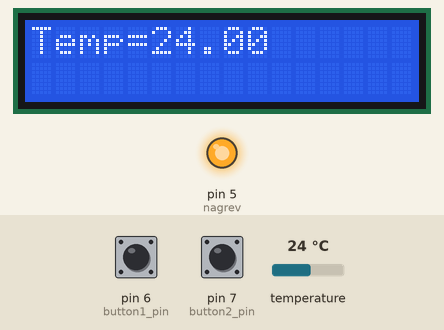
A sketch run on a simulated Arduino Uno, built with avr-gcc and run on an emulated ATmega328P. Parts: 16×2 character LCD, output pins drawn as LEDs (lit = HIGH). The inputs (shaded band) are chosen by the test bench; at power-on: temperature 24 °C, pin 7 (button2_pin) HIGH, pin 6 (button1_pin) HIGH. What the sketch prints to the serial monitor is not drawn.

Above: at 1.2 s.
1.3 s: temperature set to 12 °C
At 3.4 s:
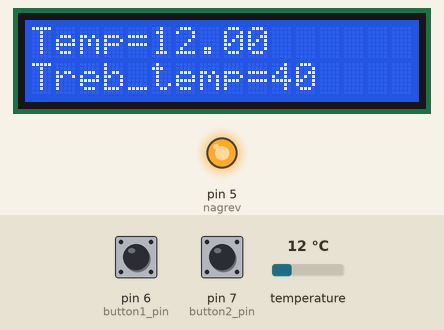
3.7 s: temperature set to 36.8 °C
At 5.6 s:
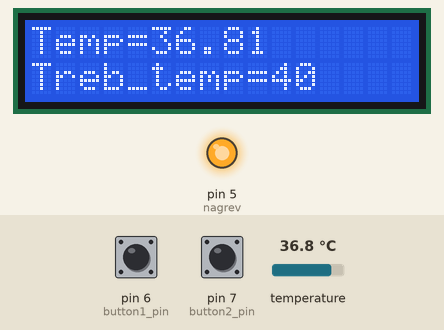
6.0 s: temperature set to 37.9 °C
At 7.7 s:
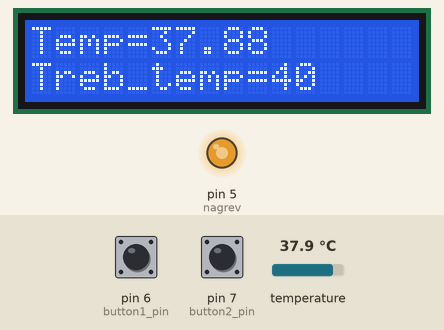
8.2 s: pin 7 (button2_pin) pulled LOW for 3.2 s
At 13.1 s:
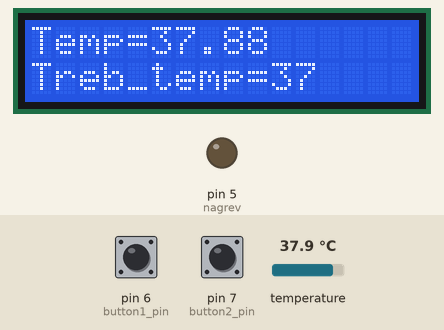
13.9 s: pin 7 (button2_pin) pulled LOW for 1.45 s
At 15.4 s:
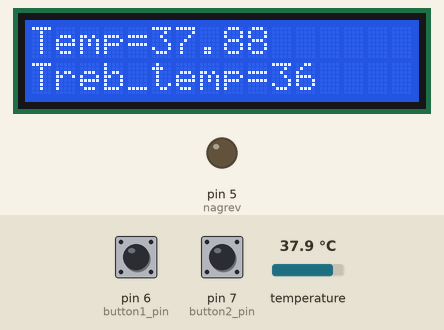
16.8 s: pin 6 (button1_pin) pulled LOW for 1.45 s
At 17.5 s:
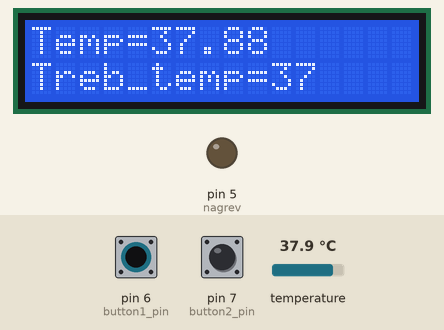
Timing chart, 0 to 20.8 s (numbered marks = the images above; inputs shaded):
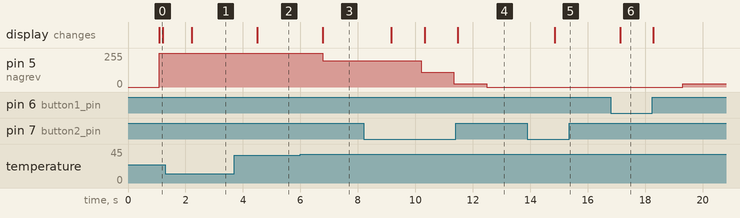

Measured:
- the behaviour switches between 37.2 and 37.3 °C on temperature (found by bisection; images 2 and 3)
- after the input at 1.3 s, the display: changes after 0.93 s (image 1)
- after the input at 3.7 s, the display: changes after 0.80 s (image 2)
- after the input at 6.0 s, pin 5 (nagrev): 255/255 → 196/255 after 0.78 s; the display: changes after 0.78 s (image 3)
- after the input at 8.2 s, pin 5 (nagrev): 196/255 → 112/255 after 2.0 s, → 25/255 1.1 s later, → 0/255 1.1 s later; the display: first changes after 0.96 s (image 4 shows a later state)
- after the input at 13.9 s, the display: changes after 0.96 s (image 5)
- after the input at 16.8 s, pin 5 (nagrev): 0/255 → 25/255 after 2.5 s; the display: changes after 0.34 s (image 6)

The sketch:

Termo_LCD_Buttons_ShIM_04.ino
```cpp
#include <OneWire.h>
#include <LiquidCrystal.h>

OneWire  ds(3);  // термодатчик подключается к пину 8
LiquidCrystal lcd(13, 12, 11, 10, 9, 8); // Указываем, к каким пинам Arduino подключены выводы дисплея: RS, E, DB4, DB5, DB6, DB7
const int nagrev = 5; // пин включения нагрева, поддерживающий ШИМ
const int button1_pin = 6;
const int button2_pin = 7; // пины кнопок установки температуры
int button1_state = 0;
int button2_state = 0;

int temp_treb=40; // требуемая температура

float Kp_baz=3; // базовый коэффициент пропорциональности
float Kp_ispr; // исправленный коэффициент пропорциональности, зависящий от температуры
float Kp_t_koef=1/30; // коэффициент для зависимости коэффициента пропорциональности от температуры

float temp_pov_baz=0.2; // базовая температура повышения относительно требуемой, чтобы держаться на требуемой
float temp_pov_ispr; // исправленная температура повышения, зависящая от требуемой температуры
float temp_pov_koef=1/15; // коэффициент для зависимости температуры повышения от требуемой температуры

float procent; // процент мощности, подаваемой на нагреватель
int ShIM; // коэффициент пересчета процентов в 0...255


void setup(void) {
  lcd.begin(16, 2);
  Serial.begin(9600);
  pinMode(nagrev, OUTPUT);
  pinMode(button1_pin, INPUT);
  pinMode(button2_pin, INPUT);
}


void loop(void) {
  byte i;
  byte present = 0;
  byte type_s;
  byte data[12];
  byte addr[8];
  float temp_fakt; // фактическая температура

  if ( !ds.search(addr)) {
    ds.reset_search();
    return;
  }

  if (OneWire::crc8(addr, 7) != addr[7]) {
      Serial.println("CRC is not valid!");
      return;
  }

  ds.reset();
  ds.select(addr);
  ds.write(0x44,1);         // start conversion, with parasite power on at the end

  delay(1000);     // maybe 750ms is enough, maybe not
  // we might do a ds.depower() here, but the reset will take care of it.

  present = ds.reset();
  ds.select(addr);
  ds.write(0xBE);         // Read Scratchpad


  for ( i = 0; i < 9; i++) {           // we need 9 bytes
    data[i] = ds.read();
  }

  // convert the data to actual temperature
  unsigned int raw = (data[1] << 8) | data[0];
  if (type_s) {
    raw = raw << 3; // 9 bit resolution default
    if (data[7] == 0x10) {
      // count remain gives full 12 bit resolution
      raw = (raw & 0xFFF0) + 12 - data[6];
    }
  } else {
    byte cfg = (data[4] & 0x60);
    if (cfg == 0x00) raw = raw << 3;  // 9 bit resolution, 93.75 ms
    else if (cfg == 0x20) raw = raw << 2; // 10 bit res, 187.5 ms
    else if (cfg == 0x40) raw = raw << 1; // 11 bit res, 375 ms
    // default is 12 bit resolution, 750 ms conversion time
  }
  temp_fakt = (float)raw / 16.0;
  Serial.print("  Temperature = ");
  Serial.print(temp_fakt);
  Serial.println(" Celsius, ");
  Serial.print("Treb_temp= ");
  Serial.println(temp_treb);

  //вывод текущей температуры на ЖК экран
  lcd.setCursor(0, 0);
  lcd.print("Temp=");
  lcd.print(temp_fakt);


  // проверка температуры и включение нагрева
  Kp_ispr=Kp_baz*(1 - Kp_t_koef * (temp_treb-30)); // чем выше требуемая температура, тем меньше исправленный коэффициент пропорциональности

  temp_pov_ispr=temp_pov_baz*(1 + temp_pov_koef * (temp_treb-30)); // чем выше требуемая температура, тем больше исправленная температура повышения

  procent=(temp_treb - temp_fakt + temp_pov_ispr) / Kp_ispr * 100; // процент мощности, подаваемой на нагреватель
  if (procent > 100) {procent=100;}
  if (procent < 0) {procent=0;}
  ShIM = map(procent, 0, 100, 0, 255);
  analogWrite(nagrev, ShIM);


  // проверка кнопок
  button1_state = digitalRead(button1_pin);
  button2_state = digitalRead(button2_pin);
  if (button1_state == LOW) {
    temp_treb=temp_treb+1;
    delay(100);
  }
    else if (button2_state == LOW) {
      temp_treb=temp_treb-1;
      delay(100);
    }
      else {delay(100);}

  //вывод нужной температуры на ЖК экран
  lcd.setCursor(0, 1);
  lcd.print("Treb_temp=");
  lcd.print(temp_treb);
}
```
